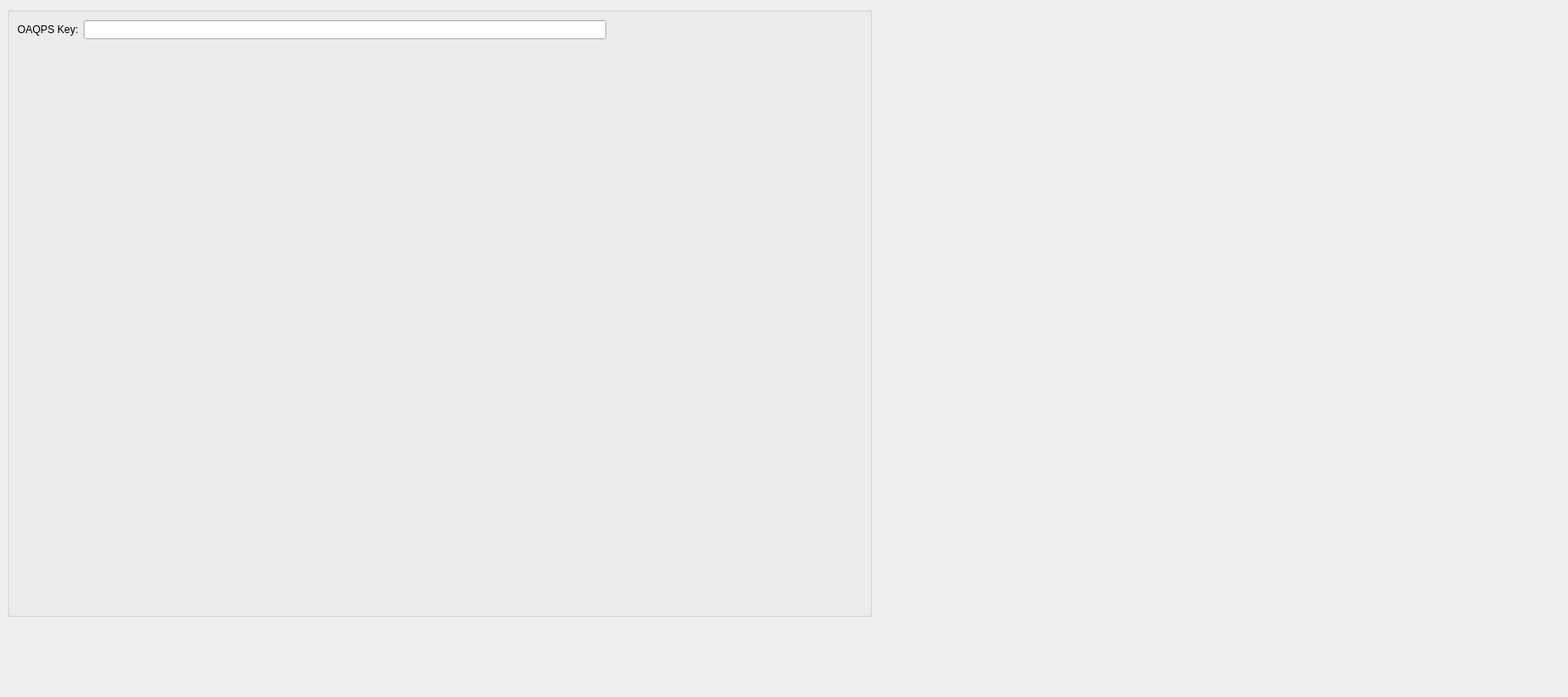
     <widget class="QWidget" name="OAQPSTab">
      <property name="minimumSize">
       <size>
        <width>1800</width>
        <height>800</height>
       </size>
      </property>
      <attribute name="title">
       <string>OAQPS Filter</string>
      </attribute>
      <widget class="QGroupBox" name="groupBox_filterOaqps">
       <property name="geometry">
        <rect>
         <x>8</x>
         <y>8</y>
         <width>993</width>
         <height>700</height>
        </rect>
       </property>
       <property name="minimumSize">
        <size>
         <width>0</width>
         <height>700</height>
        </size>
       </property>
       <property name="maximumSize">
        <size>
         <width>1800</width>
         <height>16777215</height>
        </size>
       </property>
       <property name="title">
        <string/>
       </property>
       <layout class="QGridLayout" name="gridLayout_12">
        <item row="0" column="1">
         <widget class="QLineEdit" name="OAQPSKey">
          <property name="sizePolicy">
           <sizepolicy hsizetype="Preferred" vsizetype="Preferred">
            <horstretch>0</horstretch>
            <verstretch>0</verstretch>
           </sizepolicy>
          </property>
          <property name="minimumSize">
           <size>
            <width>600</width>
            <height>0</height>
           </size>
          </property>
          <property name="maximumSize">
           <size>
            <width>16777215</width>
            <height>200</height>
           </size>
          </property>
          <property name="maxLength">
           <number>40</number>
          </property>
         </widget>
        </item>
        <item row="0" column="0">
         <widget class="QLabel" name="OAQPSKeyLabel">
          <property name="text">
           <string>OAQPS Key:</string>
          </property>
         </widget>
        </item>
        <item row="0" column="2">
         <spacer name="horizontalSpacer_17">
          <property name="orientation">
           <enum>Qt::Horizontal</enum>
          </property>
          <property name="sizeHint" stdset="0">
           <size>
            <width>40</width>
            <height>20</height>
           </size>
          </property>
         </spacer>
        </item>
        <item row="1" column="1">
         <spacer name="verticalSpacer_11">
          <property name="orientation">
           <enum>Qt::Vertical</enum>
          </property>
          <property name="sizeHint" stdset="0">
           <size>
            <width>20</width>
            <height>40</height>
           </size>
          </property>
         </spacer>
        </item>
       </layout>
      </widget>
     </widget>
